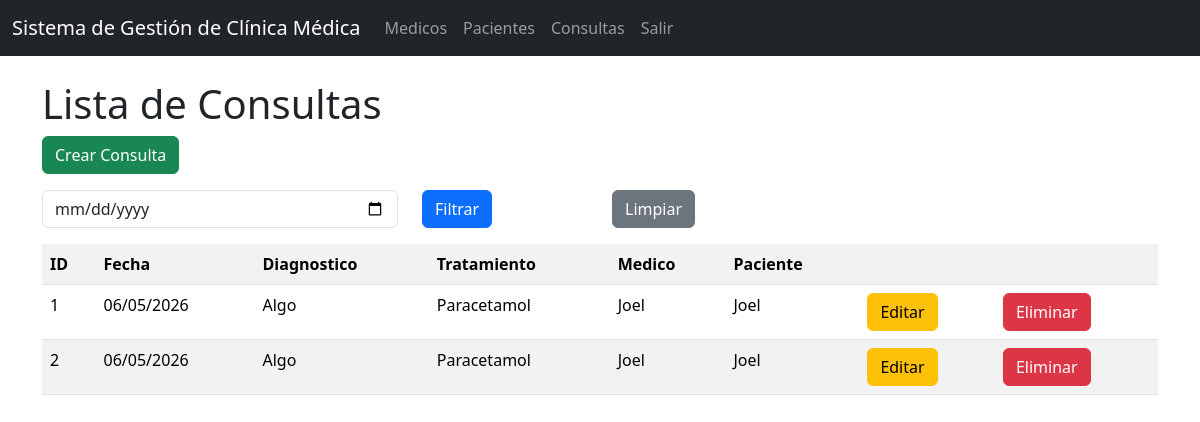
The app's page /consultas/, older data.
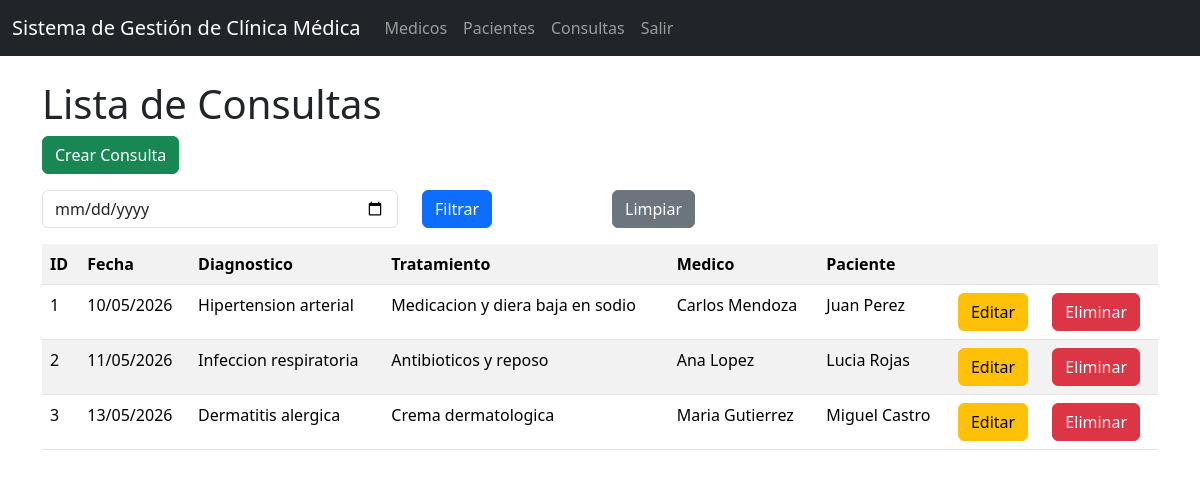
The same page, newer data.
### models/Consulta.py (models this page shows, shortened)
class Consulta(db.Model):
    __tablename__ = 'consultas'
    id_consulta = db.Column(db.Integer, primary_key = True)
    fecha = db.Column(db.Date, nullable = False)
    diagnostico = db.Column(db.String(100), nullable = False)
    tratamiento = db.Column(db.String(20), nullable = False)
    id_medico = db.Column(db.Integer, db.ForeignKey('medicos.id_medico'), nullable = False)
    id_paciente = db.Column(db.Integer, db.ForeignKey('pacientes.id_paciente'), nullable = False)
    medico = db.relationship('Medico', back_populates='consultas')
    paciente = db.relationship('Paciente', back_populates='consultas')
    @staticmethod
    def get_all():
        return Consulta.query.all()

### models/Medico.py (models this page shows, shortened)
class Medico(db.Model):
    __tablename__ = 'medicos'
    id_medico = db.Column(db.Integer, primary_key = True)
    nombre = db.Column(db.String(255), nullable = False)
    especialidad = db.Column(db.String(100), nullable = False)
    telefono = db.Column(db.String(20), nullable = False)
    correo = db.Column(db.String(200), nullable = False)
    consultas = db.relationship('Consulta', back_populates='medico', cascade = 'all, delete')
    def delete(self):
        db.session.delete(self)
        db.session.commit()

### models/Paciente.py (models this page shows, shortened)
class Paciente(db.Model):
    __tablename__ = 'pacientes'
    id_paciente = db.Column(db.Integer, primary_key = True)
    nombre = db.Column(db.String(255), nullable = False)
    edad = db.Column(db.Integer, nullable = False)
    direccion = db.Column(db.String(20), nullable = False)
    telefono = db.Column(db.String(200), nullable = False)
    consultas = db.relationship('Consulta', back_populates='paciente', cascade = 'all, delete')
    def delete(self):
        db.session.delete(self)
        db.session.commit()

### controllers/ConsultaController.py (the view)
@consulta_bp.route("/")
def index():
    fecha = request.args.get('fecha')
    if fecha:
        consultas = Consulta.query.filter_by(fecha=fecha).all()
    else:
        consultas = Consulta.get_all()
    return ConsultaView.list(consultas)

### run.py (called while the page is built)
@app.context_processor
def inject_active_path():
    def is_active(path):
        return 'active' if request.path == path else ''
    return (dict(is_active=is_active))

### views/ConsultaView.py (called while the page is built)
def list(consultas):
    return render_template('consultas/index.html', consultas = consultas)

### templates/consultas/index.html (shortened to what this page needs)
{% extends 'base.html' %}
{% block content %}
<br>
<h1>Lista de Consultas</h1>
<a href="{{ url_for('consulta.create') }}" class="btn btn-success mb-3">
  Crear Consulta
</a>
<form method="GET" class="mb-3">
  <div class="row">
    <div class="col-md-4">
      <input
        type="date"
        name="fecha"
        class="form-control"
      >
    </div>
    <div class="col-md-2">
      <button type="submit" class="btn btn-primary">
        Filtrar
      </button>
    </div>
    <div class="col-md-2">
      <a href="{{ url_for('consulta.index') }}" class="btn btn-secondary">
        Limpiar
      </a>
    </div>
  </div>
</form>
<table class="table table-striped">
  <tr>
    <th>ID</th>
    <th>Fecha</th>
    <th>Diagnostico</th>
    <th>Tratamiento</th>
    <th>Medico</th>
    <th>Paciente</th>
    <th></th>
    <th></th>
  </tr>
  {% for item in consultas %}
  <tr>
    <td>{{ item.id_consulta }}</td>
    <td>{{ item.fecha.strftime('%d/%m/%Y') }}</td>
    <td>{{ item.diagnostico }}</td>
    <td>{{ item.tratamiento }}</td>
    <td>{{ item.medico.nombre }}</td>
    <td>{{ item.paciente.nombre }}</td>
    <td>
      <a
        href="{{ url_for('consulta.edit', id_consulta=item.id_consulta) }}"
        class="btn btn-warning"
      >
        Editar
      </a>
    </td>
    <td>
      <a
        href="{{ url_for('consulta.delete', id_consulta=item.id_consulta) }}"
        class="btn btn-danger"
      >
        Eliminar
      </a>
    </td>
  </tr>
  {% endfor %}
</table>
{% endblock %}

### templates/base.html (shortened to what this page needs)
<!doctype html>
<html lang="en">
  <head>
    <link
      href="https://cdn.jsdelivr.net/npm/bootstrap@5.3.8/dist/css/bootstrap.min.css"
      rel="stylesheet"
    />
  </head>
  <body>
    <nav class="navbar navbar-expand-lg navbar-dark bg-dark">
      <div class="container-fluid">
        <a class="navbar-brand" href="#">Sistema de Gestión de Clínica Médica</a>
        <div class="collapse navbar-collapse" id="navbarNav">
          <ul class="navbar-nav">
            <li class="nav-item">
              <a class="nav-link" {{ is_active('/medicos/') }} href="/medicos/">Medicos</a>
            </li>
            <li class="nav-item">
              <a class="nav-link" {{ is_active('/pacientes/') }} href="/pacientes/">Pacientes</a>
            </li>
            <li class="nav-item">
              <a class="nav-link" {{ is_active('/consultas/') }} href="/consultas/" href="#">Consultas</a>
            </li>
            <li class="nav-item">
              <a class="nav-link" aria-disabled="true">Salir</a>
            </li>
          </ul>
        </div>
      </div>
    </nav>
    <div class="container">{% block content %} {% endblock %}</div>
  </body>
</html>

Row changes from the older to the newer data that the page shows:
changed Consulta id 1: fecha "06/05/2026" → "10/05/2026"; diagnostico "Algo" → "Hipertension arterial"; tratamiento "Paracetamol" → "Medicacion y diera baja en sodio"; medico.nombre "Joel" → "Carlos Mendoza"; paciente.nombre "Joel" → "Juan Perez"
changed Consulta id 2: fecha "06/05/2026" → "11/05/2026"; diagnostico "Algo" → "Infeccion respiratoria"; tratamiento "Paracetamol" → "Antibioticos y reposo"; medico.nombre "Joel" → "Ana Lopez"; paciente.nombre "Joel" → "Lucia Rojas"
added Consulta: id_consulta "3", fecha "13/05/2026", diagnostico "Dermatitis alergica", tratamiento "Crema dermatologica", medico.nombre "Maria Gutierrez", paciente.nombre "Miguel Castro"
